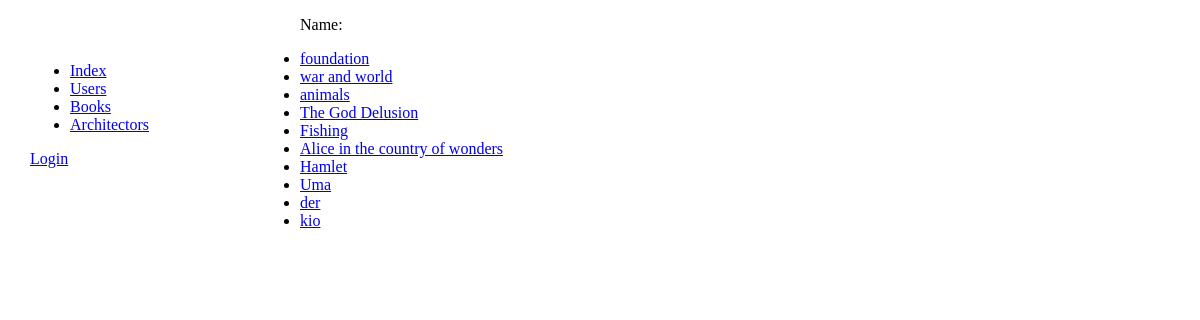
/myapp/books/, run on the app's committed database.
### myapp/models.py (models this page shows, shortened)
class Book(models.Model):
    book = models.CharField(max_length=255)
    summary = models.TextField(max_length=1000, help_text="Enter a brief description of the book", null=True)
    class Meta:
        permissions = (('can_edit_book', 'Edit book'),)

### myapp/views.py (the view)
class BookListView(generic.ListView):
    model = Book

### myapp/templates/myapp/book_list.html (shortened to what this page needs)
{% extends 'base_generic.html' %}
{% block content %}
    <p>Name:</p>
    <ul>
    {% for book in book_list %}
        <li>
            <a href="{% url 'book-detail' book.pk %}">{{ book.book }}</a>
        </li>
    {% endfor %}
    </ul>
{% endblock %}

### myapp/static/css/style.css (style rules this page uses)
body { margin: 0; padding: 0; }

### data on the page
Book: book "foundation"
Book: book "war and world"
Book: book "animals"
Book: book "The God Delusion"
Book: book "Fishing"
Book: book "Alice in the country of wonders"
Book: book "Hamlet"
Book: book "Uma"
Book: book "der"
Book: book "kio"
